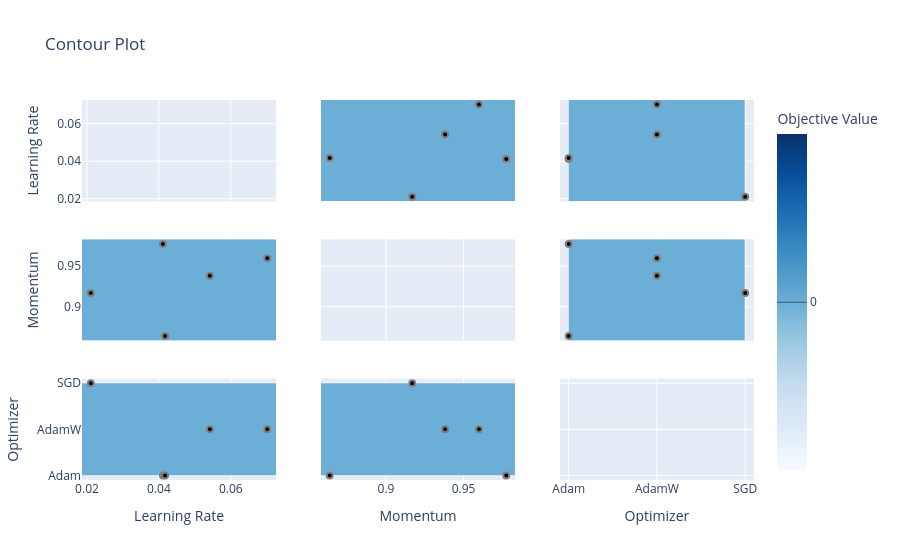

Write notebook code for a chart like this one.
### Code cell
import joblib
joblib.dump(study2, "study_rfi_2.pkl")

end = time.time()
time_s = end - start
print(f'Time (s): {time_s} seconds')

### Figure 1 — Plotly figure (JSON) as saved in the notebook; plotly's stock layout.template omitted (floating-point values rounded to 4 significant figures)
{"data": [{"type": "scatter", "xaxis": "x", "yaxis": "y"}, {"colorbar": {"title": {"text": "Objective Value"}}, "colorscale": [[0, "rgb(247,251,255)"], [0.125, "rgb(222,235,247)"], [0.25, "rgb(198,219,239)"], [0.375, "rgb(158,202,225)"], [0.5, "rgb(107,174,214)"], [0.625, "rgb(66,146,198)"], [0.75, "rgb(33,113,181)"], [0.875, "rgb(8,81,156)"], [1, "rgb(8,48,107)"]], "connectgaps": true, "contours": {"coloring": "heatmap"}, "hoverinfo": "none", "line": {"smoothing": 1.3}, "reversescale": false, "showscale": true, "type": "contour", "x": [0.01861, 0.02106, 0.04112, 0.0417, 0.05419, 0.07015, 0.0726], "xaxis": "x4", "y": [0.8581, 0.8638, 0.9169, 0.9381, 0.9599, 0.9775, 0.9832], "yaxis": "y4", "z": [[NaN, NaN, NaN, NaN, NaN, NaN, NaN], [NaN, NaN, NaN, 0.0, NaN, NaN, NaN], [NaN, 0.0, NaN, NaN, NaN, NaN, NaN], [NaN, NaN, NaN, NaN, 0.0, NaN, NaN], [NaN, NaN, NaN, NaN, NaN, 0.0, NaN], [NaN, NaN, 0.0, NaN, NaN, NaN, NaN], [NaN, NaN, NaN, NaN, NaN, NaN, NaN]]}, {"marker": {"color": "black", "line": {"color": "Gray", "width": 2}}, "mode": "markers", "name": "Feasible Trial", "showlegend": false, "type": "scatter", "x": [0.04112, 0.05419, 0.02106, 0.0417, 0.07015], "xaxis": "x4", "y": [0.9775, 0.9381, 0.9169, 0.8638, 0.9599], "yaxis": "y4"}, {"colorbar": {"title": {"text": "Objective Value"}}, "colorscale": [[0, "rgb(247,251,255)"], [0.125, "rgb(222,235,247)"], [0.25, "rgb(198,219,239)"], [0.375, "rgb(158,202,225)"], [0.5, "rgb(107,174,214)"], [0.625, "rgb(66,146,198)"], [0.75, "rgb(33,113,181)"], [0.875, "rgb(8,81,156)"], [1, "rgb(8,48,107)"]], "connectgaps": true, "contours": {"coloring": "heatmap"}, "hoverinfo": "none", "line": {"smoothing": 1.3}, "reversescale": false, "showscale": false, "type": "contour", "x": [0.01861, 0.02106, 0.04112, 0.0417, 0.05419, 0.07015, 0.0726], "xaxis": "x7", "y": ["Adam", "AdamW", "SGD"], "yaxis": "y7", "z": [[NaN, NaN, 0.0, 0.0, NaN, NaN, NaN], [NaN, NaN, NaN, NaN, 0.0, 0.0, NaN], [NaN, 0.0, NaN, NaN, NaN, NaN, NaN]]}, {"marker": {"color": "black", "line": {"color": "Gray", "width": 2}}, "mode": "markers", "name": "Feasible Trial", "showlegend": false, "type": "scatter", "x": [0.04112, 0.05419, 0.02106, 0.0417, 0.07015], "xaxis": "x7", "y": ["Adam", "AdamW", "SGD", "Adam", "AdamW"], "yaxis": "y7"}, {"colorbar": {"title": {"text": "Objective Value"}}, "colorscale": [[0, "rgb(247,251,255)"], [0.125, "rgb(222,235,247)"], [0.25, "rgb(198,219,239)"], [0.375, "rgb(158,202,225)"], [0.5, "rgb(107,174,214)"], [0.625, "rgb(66,146,198)"], [0.75, "rgb(33,113,181)"], [0.875, "rgb(8,81,156)"], [1, "rgb(8,48,107)"]], "connectgaps": true, "contours": {"coloring": "heatmap"}, "hoverinfo": "none", "line": {"smoothing": 1.3}, "reversescale": false, "showscale": false, "type": "contour", "x": [0.8581, 0.8638, 0.9169, 0.9381, 0.9599, 0.9775, 0.9832], "xaxis": "x2", "y": [0.01861, 0.02106, 0.04112, 0.0417, 0.05419, 0.07015, 0.0726], "yaxis": "y2", "z": [[NaN, NaN, NaN, NaN, NaN, NaN, NaN], [NaN, NaN, 0.0, NaN, NaN, NaN, NaN], [NaN, NaN, NaN, NaN, NaN, 0.0, NaN], [NaN, 0.0, NaN, NaN, NaN, NaN, NaN], [NaN, NaN, NaN, 0.0, NaN, NaN, NaN], [NaN, NaN, NaN, NaN, 0.0, NaN, NaN], [NaN, NaN, NaN, NaN, NaN, NaN, NaN]]}, {"marker": {"color": "black", "line": {"color": "Gray", "width": 2}}, "mode": "markers", "name": "Feasible Trial", "showlegend": false, "type": "scatter", "x": [0.9775, 0.9381, 0.9169, 0.8638, 0.9599], "xaxis": "x2", "y": [0.04112, 0.05419, 0.02106, 0.0417, 0.07015], "yaxis": "y2"}, {"type": "scatter", "xaxis": "x5", "yaxis": "y5"}, {"colorbar": {"title": {"text": "Objective Value"}}, "colorscale": [[0, "rgb(247,251,255)"], [0.125, "rgb(222,235,247)"], [0.25, "rgb(198,219,239)"], [0.375, "rgb(158,202,225)"], [0.5, "rgb(107,174,214)"], [0.625, "rgb(66,146,198)"], [0.75, "rgb(33,113,181)"], [0.875, "rgb(8,81,156)"], [1, "rgb(8,48,107)"]], "connectgaps": true, "contours": {"coloring": "heatmap"}, "hoverinfo": "none", "line": {"smoothing": 1.3}, "reversescale": false, "showscale": false, "type": "contour", "x": [0.8581, 0.8638, 0.9169, 0.9381, 0.9599, 0.9775, 0.9832], "xaxis": "x8", "y": ["Adam", "AdamW", "SGD"], "yaxis": "y8", "z": [[NaN, 0.0, NaN, NaN, NaN, 0.0, NaN], [NaN, NaN, NaN, 0.0, 0.0, NaN, NaN], [NaN, NaN, 0.0, NaN, NaN, NaN, NaN]]}, {"marker": {"color": "black", "line": {"color": "Gray", "width": 2}}, "mode": "markers", "name": "Feasible Trial", "showlegend": false, "type": "scatter", "x": [0.9775, 0.9381, 0.9169, 0.8638, 0.9599], "xaxis": "x8", "y": ["Adam", "AdamW", "SGD", "Adam", "AdamW"], "yaxis": "y8"}, {"colorbar": {"title": {"text": "Objective Value"}}, "colorscale": [[0, "rgb(247,251,255)"], [0.125, "rgb(222,235,247)"], [0.25, "rgb(198,219,239)"], [0.375, "rgb(158,202,225)"], [0.5, "rgb(107,174,214)"], [0.625, "rgb(66,146,198)"], [0.75, "rgb(33,113,181)"], [0.875, "rgb(8,81,156)"], [1, "rgb(8,48,107)"]], "connectgaps": true, "contours": {"coloring": "heatmap"}, "hoverinfo": "none", "line": {"smoothing": 1.3}, "reversescale": false, "showscale": false, "type": "contour", "x": ["Adam", "AdamW", "SGD"], "xaxis": "x3", "y": [0.01861, 0.02106, 0.04112, 0.0417, 0.05419, 0.07015, 0.0726], "yaxis": "y3", "z": [[NaN, NaN, NaN], [NaN, NaN, 0.0], [0.0, NaN, NaN], [0.0, NaN, NaN], [NaN, 0.0, NaN], [NaN, 0.0, NaN], [NaN, NaN, NaN]]}, {"marker": {"color": "black", "line": {"color": "Gray", "width": 2}}, "mode": "markers", "name": "Feasible Trial", "showlegend": false, "type": "scatter", "x": ["Adam", "AdamW", "SGD", "Adam", "AdamW"], "xaxis": "x3", "y": [0.04112, 0.05419, 0.02106, 0.0417, 0.07015], "yaxis": "y3"}, {"colorbar": {"title": {"text": "Objective Value"}}, "colorscale": [[0, "rgb(247,251,255)"], [0.125, "rgb(222,235,247)"], [0.25, "rgb(198,219,239)"], [0.375, "rgb(158,202,225)"], [0.5, "rgb(107,174,214)"], [0.625, "rgb(66,146,198)"], [0.75, "rgb(33,113,181)"], [0.875, "rgb(8,81,156)"], [1, "rgb(8,48,107)"]], "connectgaps": true, "contours": {"coloring": "heatmap"}, "hoverinfo": "none", "line": {"smoothing": 1.3}, "reversescale": false, "showscale": false, "type": "contour", "x": ["Adam", "AdamW", "SGD"], "xaxis": "x6", "y": [0.8581, 0.8638, 0.9169, 0.9381, 0.9599, 0.9775, 0.9832], "yaxis": "y6", "z": [[NaN, NaN, NaN], [0.0, NaN, NaN], [NaN, NaN, 0.0], [NaN, 0.0, NaN], [NaN, 0.0, NaN], [0.0, NaN, NaN], [NaN, NaN, NaN]]}, {"marker": {"color": "black", "line": {"color": "Gray", "width": 2}}, "mode": "markers", "name": "Feasible Trial", "showlegend": false, "type": "scatter", "x": ["Adam", "AdamW", "SGD", "Adam", "AdamW"], "xaxis": "x6", "y": [0.9775, 0.9381, 0.9169, 0.8638, 0.9599], "yaxis": "y6"}, {"type": "scatter", "xaxis": "x9", "yaxis": "y9"}], "layout": {"title": {"text": "Contour Plot"}, "xaxis": {"anchor": "y", "domain": [0, 0.2889], "matches": "x7", "range": [0.01861, 0.0726], "showticklabels": false}, "xaxis2": {"anchor": "y2", "domain": [0.3556, 0.6444], "matches": "x8", "range": [0.8581, 0.9832], "showticklabels": false}, "xaxis3": {"anchor": "y3", "domain": [0.7111, 1], "matches": "x9", "range": [-0.1, 2.1], "showticklabels": false, "type": "category"}, "xaxis4": {"anchor": "y4", "domain": [0, 0.2889], "matches": "x7", "range": [0.01861, 0.0726], "showticklabels": false}, "xaxis5": {"anchor": "y5", "domain": [0.3556, 0.6444], "matches": "x8", "range": [0.8581, 0.9832], "showticklabels": false}, "xaxis6": {"anchor": "y6", "domain": [0.7111, 1], "matches": "x9", "range": [-0.1, 2.1], "showticklabels": false, "type": "category"}, "xaxis7": {"anchor": "y7", "domain": [0, 0.2889], "range": [0.01861, 0.0726], "title": {"text": "Learning Rate"}}, "xaxis8": {"anchor": "y8", "domain": [0.3556, 0.6444], "range": [0.8581, 0.9832], "title": {"text": "Momentum"}}, "xaxis9": {"anchor": "y9", "domain": [0.7111, 1], "range": [-0.1, 2.1], "title": {"text": "Optimizer"}, "type": "category"}, "yaxis": {"anchor": "x", "domain": [0.7333, 1], "range": [0.01861, 0.0726], "title": {"text": "Learning Rate"}}, "yaxis2": {"anchor": "x2", "domain": [0.7333, 1], "matches": "y", "range": [0.01861, 0.0726], "showticklabels": false}, "yaxis3": {"anchor": "x3", "domain": [0.7333, 1], "matches": "y", "range": [0.01861, 0.0726], "showticklabels": false}, "yaxis4": {"anchor": "x4", "domain": [0.3667, 0.6333], "range": [0.8581, 0.9832], "title": {"text": "Momentum"}}, "yaxis5": {"anchor": "x5", "domain": [0.3667, 0.6333], "matches": "y4", "range": [0.8581, 0.9832], "showticklabels": false}, "yaxis6": {"anchor": "x6", "domain": [0.3667, 0.6333], "matches": "y4", "range": [0.8581, 0.9832], "showticklabels": false}, "yaxis7": {"anchor": "x7", "domain": [0, 0.2667], "range": [-0.1, 2.1], "title": {"text": "Optimizer"}, "type": "category"}, "yaxis8": {"anchor": "x8", "domain": [0, 0.2667], "matches": "y7", "range": [-0.1, 2.1], "showticklabels": false, "type": "category"}, "yaxis9": {"anchor": "x9", "domain": [0, 0.2667], "matches": "y7", "range": [-0.1, 2.1], "showticklabels": false, "type": "category"}}}
